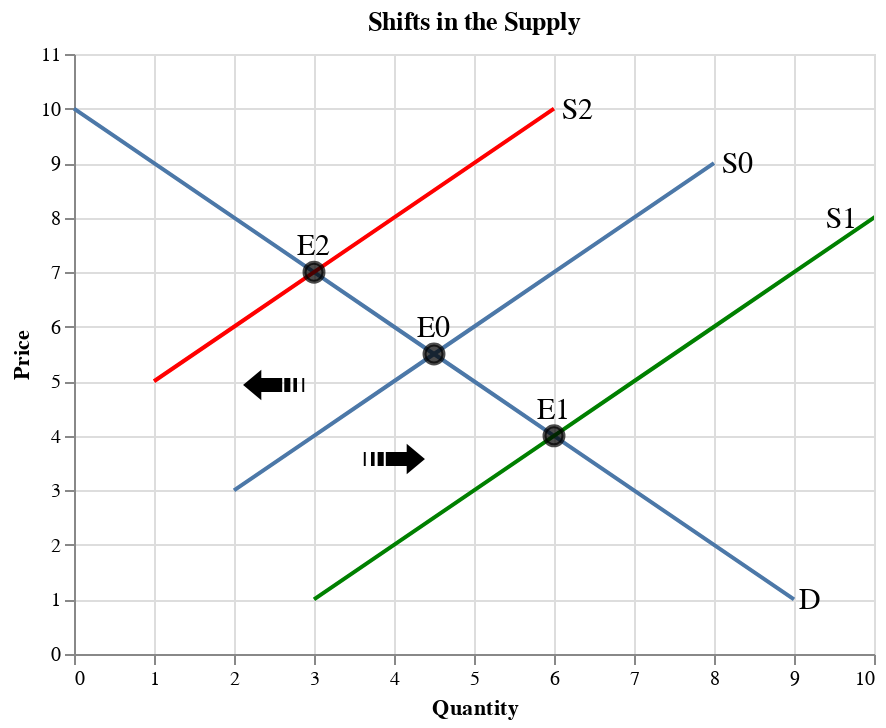

The notebook cell saved with this chart:
### Markdown cell above
The figure below shows how the market equilibrium changes with a supply shift:
- When the supply increases, the supply shifts to the right from S0 to S1.
    - The market equilibrium shifts from E0 to E1.
    - The equilibrium price decreases.
    - The equilibrium quantity increases.
- When the supply decreases, the supply shifts to the left from S0 to S2.
    - The market equilibrium shifts from E0 to E2.
    - The equilibrium price increases.
    - The equilibrium quantity decreases.

### Code cell
df_d = pd.DataFrame(data={'price': list(range(1, 11)),
                        'qd': list(range(9,-1,-1))
                       })

df_s = pd.DataFrame(data={'price': list(range(3, 10)),
                        'qs': list(range(2,9))
                       })

df_e = pd.DataFrame(data={'price': [5.5, 4, 7],
                        'q': [4.5, 6, 3]
                       })

df_s2 = pd.DataFrame(data={'price': list(range(1, 11)),
                        'qd': list(range(3,13))
                       })

df_s3 = pd.DataFrame(data={'price': list(range(5, 11)),
                        'qd': list(range(1,7))
                       })

text1 = alt.Chart({'values':[{'x': 9.2, 'y': 1}]}).mark_text(
    text='D',
    fontSize=15
).encode(x='x:Q', y='y:Q')

text2 = alt.Chart({'values':[{'x': 8.3, 'y': 9}]}).mark_text(
    text='S0',
    fontSize=15
).encode(x='x:Q', y='y:Q')

text3 = alt.Chart({'values':[{'x': 9.6, 'y': 8}]}).mark_text(
    text='S1',
    fontSize=15
).encode(x='x:Q', y='y:Q')

text4 = alt.Chart({'values':[{'x': 6.3, 'y': 10}]}).mark_text(
    text='S2',
    fontSize=15
).encode(x='x:Q', y='y:Q')

text5 = alt.Chart({'values':[{'x': 4.5, 'y': 6}]}).mark_text(
    text='E0',
    fontSize=15
).encode(x='x:Q', y='y:Q')

text6 = alt.Chart({'values':[{'x': 6, 'y': 4.5}]}).mark_text(
    text='E1',
    fontSize=15
).encode(x='x:Q', y='y:Q')

text7 = alt.Chart({'values':[{'x': 3, 'y': 7.5}]}).mark_text(
    text='E2',
    fontSize=15
).encode(x='x:Q', y='y:Q')

text8 = alt.Chart({'values':[{'x': 4, 'y': 3.5}]}).mark_text(
    text='➟',
    fontSize=40
).encode(x='x:Q', y='y:Q')

text9 = alt.Chart({'values':[{'x': 2.5, 'y': 5}]}).mark_text(
    text='➟',
    fontSize=40,
    angle = 180
).encode(x='x:Q', y='y:Q')


fig_eq = alt.Chart(df_d).mark_line().encode(
    alt.X('qd', title='Quantity', scale=alt.Scale(domain=[0,10])),
    alt.Y('price', title='Price', scale=alt.Scale(domain=[0,11])),
) + alt.Chart(df_s).mark_line().encode(
    alt.X('qs', title='Quantity', scale=alt.Scale(domain=[0,10])),
    alt.Y('price', title='Price', scale=alt.Scale(domain=[0,11])),
) + alt.Chart(df_s2).mark_line(color='green', clip=True).encode(
    alt.X('qd', title='Quantity', scale=alt.Scale(domain=[0,10])),
    alt.Y('price', title='Price', scale=alt.Scale(domain=[0,11])),
) + alt.Chart(df_s3).mark_line(color='red', clip=True).encode(
    alt.X('qd', title='Quantity', scale=alt.Scale(domain=[0,10])),
    alt.Y('price', title='Price', scale=alt.Scale(domain=[0,11])),
) + alt.Chart(df_e).mark_point(size=90, color='black', fill='black').encode(
    x='q',
    y='price'
) + text1 + text2 + text3 + text4 + text5 + text6 + text7 + text8 + text9

fig_eq.properties(title='Shifts in the Supply')

### Figure 1 — Vega-Lite specification as saved in the notebook (floating-point values rounded to 4 significant figures)
{"config": {"view": {"continuousWidth": 400, "continuousHeight": 300}}, "layer": [{"data": {"name": "data-b52e021a0734944d4e2e38e1163d0639"}, "mark": "line", "encoding": {"x": {"type": "quantitative", "field": "qd", "scale": {"domain": [0, 10]}, "title": "Quantity"}, "y": {"type": "quantitative", "field": "price", "scale": {"domain": [0, 11]}, "title": "Price"}}}, {"data": {"name": "data-9c2521379e776c02dcad8b17fa615be7"}, "mark": "line", "encoding": {"x": {"type": "quantitative", "field": "qs", "scale": {"domain": [0, 10]}, "title": "Quantity"}, "y": {"type": "quantitative", "field": "price", "scale": {"domain": [0, 11]}, "title": "Price"}}}, {"data": {"name": "data-6f762ea2352987202f8f626eccd149f5"}, "mark": {"type": "line", "clip": true, "color": "green"}, "encoding": {"x": {"type": "quantitative", "field": "qd", "scale": {"domain": [0, 10]}, "title": "Quantity"}, "y": {"type": "quantitative", "field": "price", "scale": {"domain": [0, 11]}, "title": "Price"}}}, {"data": {"name": "data-f7c2842d15d165f9f2d570bcd8cb0ac2"}, "mark": {"type": "line", "clip": true, "color": "red"}, "encoding": {"x": {"type": "quantitative", "field": "qd", "scale": {"domain": [0, 10]}, "title": "Quantity"}, "y": {"type": "quantitative", "field": "price", "scale": {"domain": [0, 11]}, "title": "Price"}}}, {"data": {"name": "data-6c37aa7dadddea8ea0d04d0fa205ad0b"}, "mark": {"type": "point", "color": "black", "fill": "black", "size": 90}, "encoding": {"x": {"type": "quantitative", "field": "q"}, "y": {"type": "quantitative", "field": "price"}}}, {"data": {"name": "data-7f53ace2a8f2c0cc57c302760a97c772"}, "mark": {"type": "text", "fontSize": 15, "text": "D"}, "encoding": {"x": {"type": "quantitative", "field": "x"}, "y": {"type": "quantitative", "field": "y"}}}, {"data": {"name": "data-ff353fe42a8f783bf1974630b012b447"}, "mark": {"type": "text", "fontSize": 15, "text": "S0"}, "encoding": {"x": {"type": "quantitative", "field": "x"}, "y": {"type": "quantitative", "field": "y"}}}, {"data": {"name": "data-7c50ffa157b1343b86f87829e6b4da6a"}, "mark": {"type": "text", "fontSize": 15, "text": "S1"}, "encoding": {"x": {"type": "quantitative", "field": "x"}, "y": {"type": "quantitative", "field": "y"}}}, {"data": {"name": "data-fd23664a5f244dd36da6fdf133a615be"}, "mark": {"type": "text", "fontSize": 15, "text": "S2"}, "encoding": {"x": {"type": "quantitative", "field": "x"}, "y": {"type": "quantitative", "field": "y"}}}, {"data": {"name": "data-525fc82b362a3cc6c6cb8c81f53a224e"}, "mark": {"type": "text", "fontSize": 15, "text": "E0"}, "encoding": {"x": {"type": "quantitative", "field": "x"}, "y": {"type": "quantitative", "field": "y"}}}, {"data": {"name": "data-81edcdd18f4710a77af8f8e1468b7292"}, "mark": {"type": "text", "fontSize": 15, "text": "E1"}, "encoding": {"x": {"type": "quantitative", "field": "x"}, "y": {"type": "quantitative", "field": "y"}}}, {"data": {"name": "data-4622f4ec1bad59631c84ac3c5d2dec95"}, "mark": {"type": "text", "fontSize": 15, "text": "E2"}, "encoding": {"x": {"type": "quantitative", "field": "x"}, "y": {"type": "quantitative", "field": "y"}}}, {"data": {"name": "data-d48858872006dc0d16857458b3ef1f7e"}, "mark": {"type": "text", "fontSize": 40, "text": "➟"}, "encoding": {"x": {"type": "quantitative", "field": "x"}, "y": {"type": "quantitative", "field": "y"}}}, {"data": {"name": "data-0007562dbc43c8ed925cbd111b78f467"}, "mark": {"type": "text", "angle": 180, "fontSize": 40, "text": "➟"}, "encoding": {"x": {"type": "quantitative", "field": "x"}, "y": {"type": "quantitative", "field": "y"}}}], "title": "Shifts in the Supply", "$schema": "https://vega.github.io/schema/vega-lite/v4.8.1.json", "datasets": {"data-b52e021a0734944d4e2e38e1163d0639": [{"price": 1, "qd": 9}, {"price": 2, "qd": 8}, {"price": 3, "qd": 7}, {"price": 4, "qd": 6}, {"price": 5, "qd": 5}, {"price": 6, "qd": 4}, {"price": 7, "qd": 3}, {"price": 8, "qd": 2}, {"price": 9, "qd": 1}, {"price": 10, "qd": 0}], "data-9c2521379e776c02dcad8b17fa615be7": [{"price": 3, "qs": 2}, {"price": 4, "qs": 3}, {"price": 5, "qs": 4}, {"price": 6, "qs": 5}, {"price": 7, "qs": 6}, {"price": 8, "qs": 7}, {"price": 9, "qs": 8}], "data-6f762ea2352987202f8f626eccd149f5": [{"price": 1, "qd": 3}, {"price": 2, "qd": 4}, {"price": 3, "qd": 5}, {"price": 4, "qd": 6}, {"price": 5, "qd": 7}, {"price": 6, "qd": 8}, {"price": 7, "qd": 9}, {"price": 8, "qd": 10}, {"price": 9, "qd": 11}, {"price": 10, "qd": 12}], "data-f7c2842d15d165f9f2d570bcd8cb0ac2": [{"price": 5, "qd": 1}, {"price": 6, "qd": 2}, {"price": 7, "qd": 3}, {"price": 8, "qd": 4}, {"price": 9, "qd": 5}, {"price": 10, "qd": 6}], "data-6c37aa7dadddea8ea0d04d0fa205ad0b": [{"price": 5.5, "q": 4.5}, {"price": 4.0, "q": 6.0}, {"price": 7.0, "q": 3.0}], "data-7f53ace2a8f2c0cc57c302760a97c772": [{"x": 9.2, "y": 1}], "data-ff353fe42a8f783bf1974630b012b447": [{"x": 8.3, "y": 9}], "data-7c50ffa157b1343b86f87829e6b4da6a": [{"x": 9.6, "y": 8}], "data-fd23664a5f244dd36da6fdf133a615be": [{"x": 6.3, "y": 10}], "data-525fc82b362a3cc6c6cb8c81f53a224e": [{"x": 4.5, "y": 6}], "data-81edcdd18f4710a77af8f8e1468b7292": [{"x": 6, "y": 4.5}], "data-4622f4ec1bad59631c84ac3c5d2dec95": [{"x": 3, "y": 7.5}], "data-d48858872006dc0d16857458b3ef1f7e": [{"x": 4, "y": 3.5}], "data-0007562dbc43c8ed925cbd111b78f467": [{"x": 2.5, "y": 5}]}}
